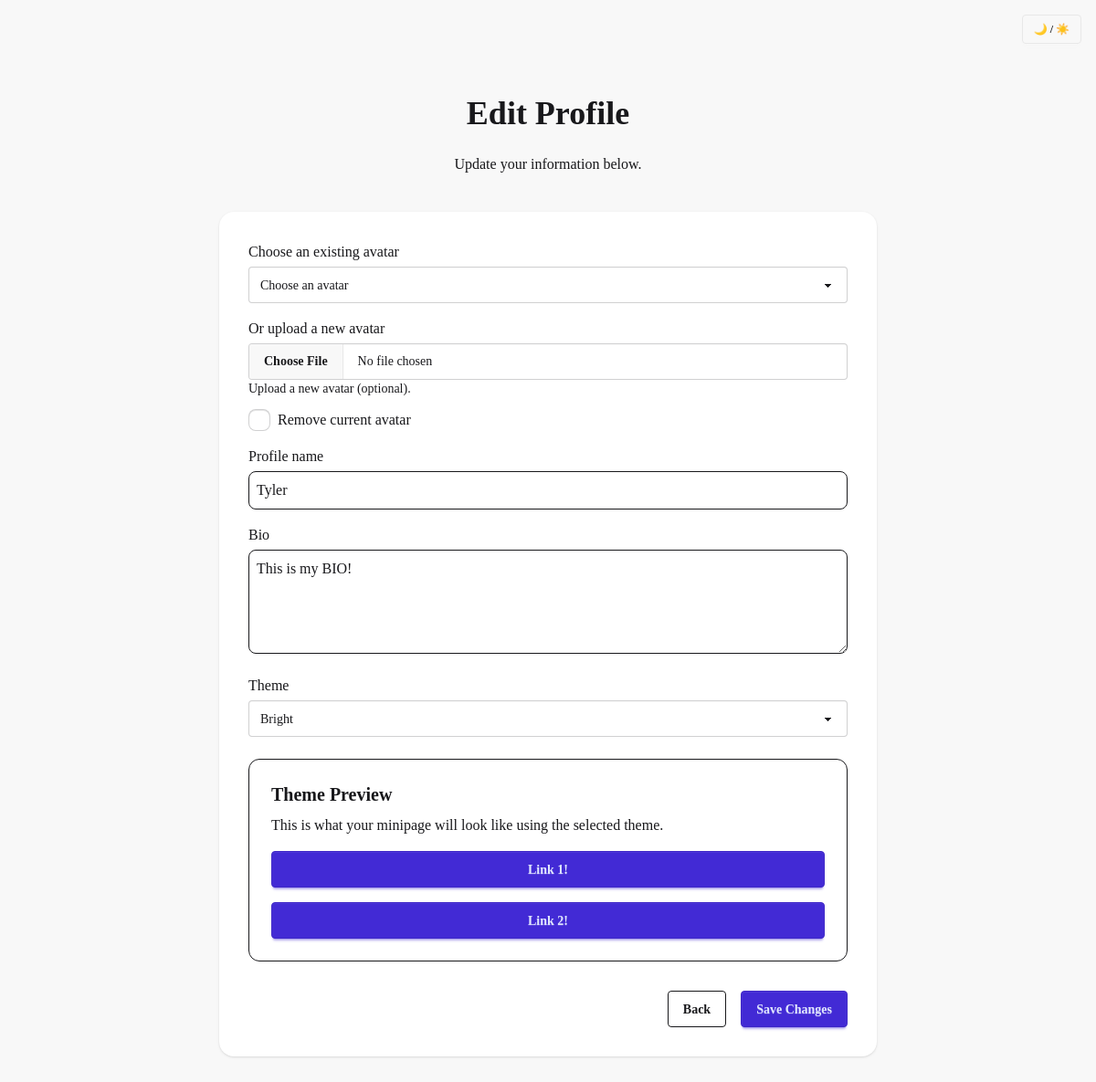
The page /profile/2/edit (signed in) on the database as committed earlier.
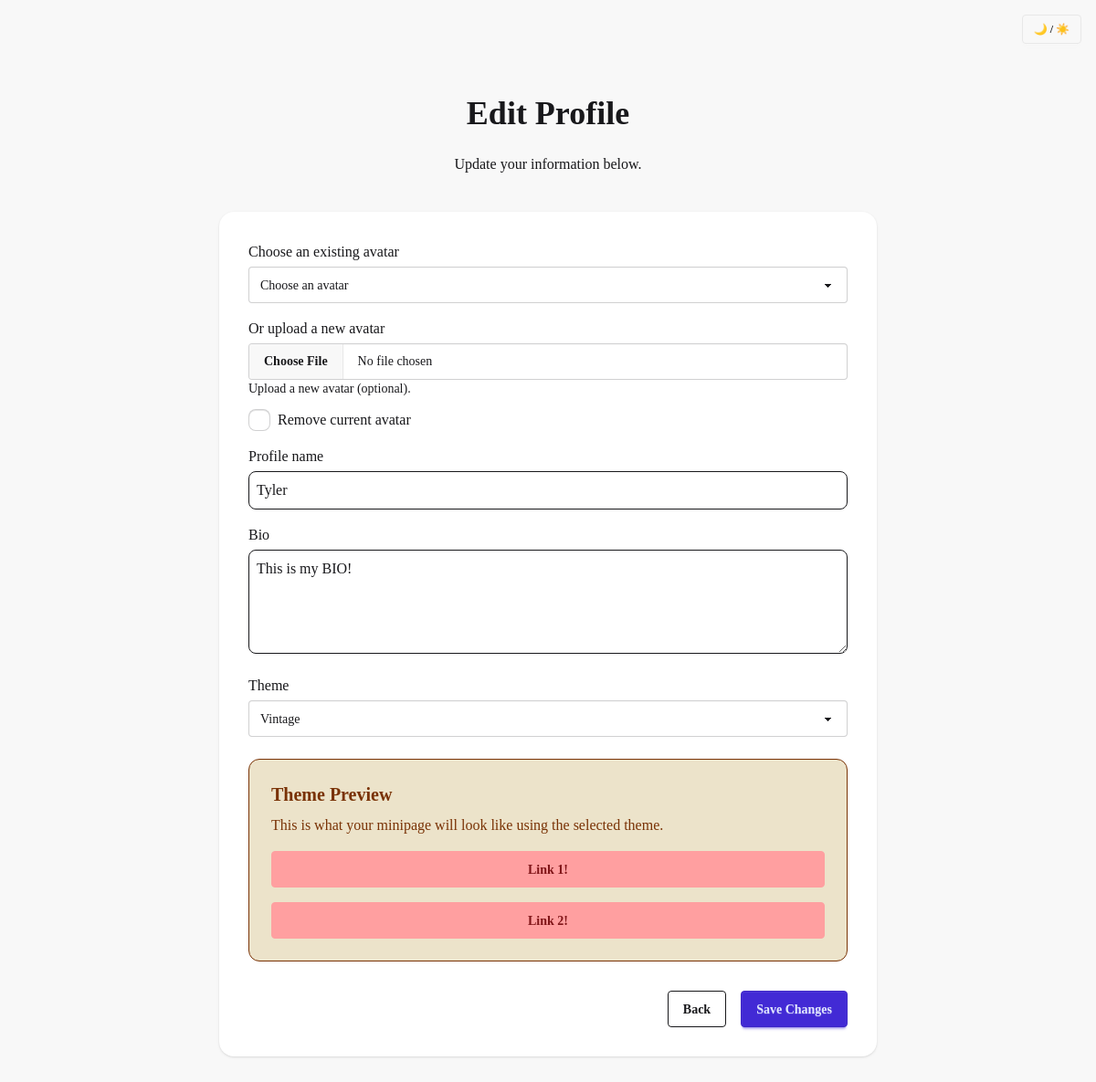
The same page on the database as committed later.
### profiles/models.py (models this page shows)
class Profile(models.Model):
    user = models.OneToOneField(User, on_delete=models.CASCADE, related_name='profile')
    profile_name = models.CharField(max_length=100)
    bio = models.TextField()
    avatar = models.ForeignKey(
        "Avatar",
        on_delete=models.SET_NULL,
        null=True,
        blank=True,
        related_name='selected_avatar',
    )
    theme = models.CharField(
    max_length=50,
    default="light",
    choices=[
        ("light", "Bright"),
        ("dark", "Night"),
        ("cupcake", "Cupcake"),
        ("forest", "Nature"),
        ("dracula", "Dracula"),
        ("cyberpunk", "Retro Wave"),
        ("synthwave", "Neon"),
        ("retro", "Vintage"),
    ],
    )

### profiles/views.py (the view)
# urls.py: path('<int:profile_id>/edit', views.edit_profile, name='edit_profile'),
@login_required
def edit_profile(request, profile_id):
    profile = get_object_or_404(Profile, pk=profile_id)
    if profile.user != request.user:
        messages.error(request, "You are not allowed to edit this profile.")
        return redirect('core:home')
    if request.method == 'POST':
        form = ProfileForm(request.POST, request.FILES, instance=profile)
        if form.is_valid():
            form.save()
            messages.success(request, "Your profile has been updated!")
            return redirect('profiles:profile_detail', profile_id=profile_id)
    else:
        form = ProfileForm(instance=profile)
    return render(request, 'profiles/edit_profile.html',
                  {"form": form, 'profile': profile})

### profiles/templates/profiles/edit_profile.html (shortened to what this page needs)
{% extends 'core/base.html' %}
{% block content %}
<div class="max-w-3xl mx-auto px-6">
    <h1 class="h1 text-center mb-6">Edit Profile</h1>
    <p class="text-base-content text-center mb-10">Update your information below.</p>
    <div class="bg-base-100 p-8 rounded-2xl shadow hover:shadow-lg transition">
        <form action="{% url 'profiles:edit_profile' profile.id %}" method="post" class="space-y-6" enctype="multipart/form-data">
            <div class="mb-4">
                <label class="block font-medium mb-1">Choose an existing avatar</label>
                {{ form.avatar }}
                <label class="block font-medium mt-4 mb-1">Or upload a new avatar</label>
                {{ form.new_avatar }}
                <p class="text-sm text-base-content">{{ form.new_avatar.help_text }}</p>
                <div class="mt-3 flex items-center gap-2">
                {{ form.delete_avatar }}
                <label class="font-medium">{{ form.delete_avatar.label }}</label>
                </div>
                </div>
            <div class="space-y-4">
                {% for field in form %}
                    {% if field.name != 'avatar' and field.name != 'new_avatar' and field.name != 'delete_avatar' %}
                        <div>
                            <label class="block font-medium mb-1" for="{{ field.id_for_label }}">
                                {{ field.label }}
                            </label>
                            {{ field }}
                        </div>
                    {% endif %}
                {% endfor %}
            </div>
            <div id="theme-preview" data-theme="{{ user.profile.theme }}" class="p-6 rounded-xl border mt-4">
                <h2 class="text-xl font-bold">Theme Preview</h2>
                <p class="mt-2">This is what your minipage will look like using the selected theme.</p>
                <div class="btn w-full btn-primary mt-4">Link 1!</div>
                <div class="btn w-full btn-primary mt-4">Link 2!</div>
            </div>
        <div class="flex justify-end gap-4 mt-8">
            <a href="{% url 'profiles:profile_detail' profile.id %}"
               class="btn btn-outline">
                Back
            </a>
            <button type="submit"
                    class="btn btn-primary">
                Save Changes
            </button>
        </div>
        </form>
    </div>
</div>
{% endblock %}

Rows that differ between the two databases and show on the page:
changed Profile "Choose an avatar": theme "Bright" → "Vintage"
